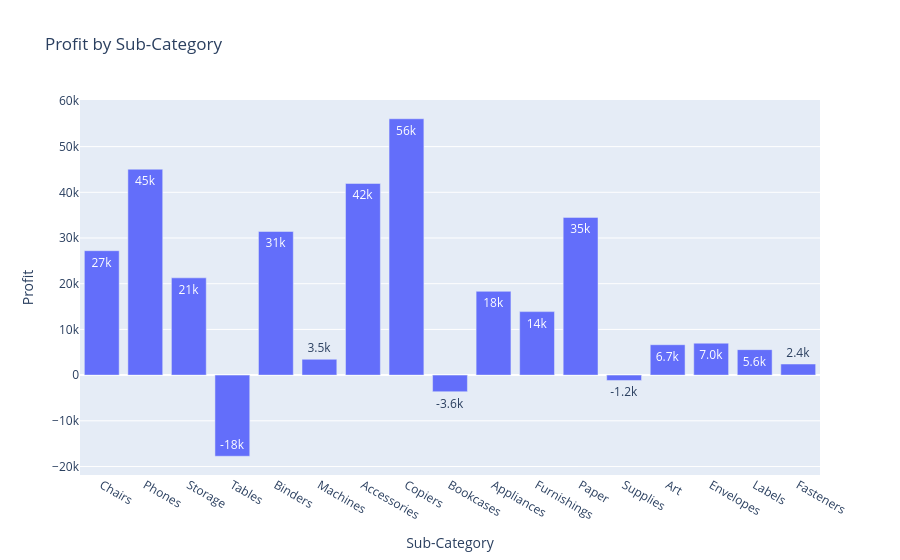

Write notebook code for a chart like this one.
### Code cell
fig = px.bar(
    subcategory_analysis.reset_index(),
    x="Sub-Category",
    y="Profit",
    title="Profit by Sub-Category",
    text_auto=".2s"
)

fig.show()

### Figure 1 — Plotly figure (JSON) as saved in the notebook; plotly's stock layout.template omitted (floating-point values rounded to 4 significant figures)
{"data": [{"hovertemplate": "Sub-Category=%{x}<br>Profit=%{y}<extra></extra>", "legendgroup": "", "marker": {"color": "#636efa", "pattern": {"shape": ""}}, "name": "", "orientation": "v", "showlegend": false, "textposition": "auto", "texttemplate": "%{y:.2s}", "type": "bar", "x": ["Chairs", "Phones", "Storage", "Tables", "Binders", "Machines", "Accessories", "Copiers", "Bookcases", "Appliances", "Furnishings", "Paper", "Supplies", "Art", "Envelopes", "Labels", "Fasteners"], "xaxis": "x", "y": [27220.0, 45050.0, 21290.0, -17750.0, 31430.0, 3462.0, 41940.0, 56090.0, -3632.0, 18330.0, 13890.0, 34510.0, -1171.0, 6653.0, 6988.0, 5573.0, 2429.0], "yaxis": "y"}], "layout": {"barmode": "relative", "legend": {"tracegroupgap": 0}, "title": {"text": "Profit by Sub-Category"}, "xaxis": {"anchor": "y", "domain": [0, 1], "title": {"text": "Sub-Category"}}, "yaxis": {"anchor": "x", "domain": [0, 1], "title": {"text": "Profit"}}}}
